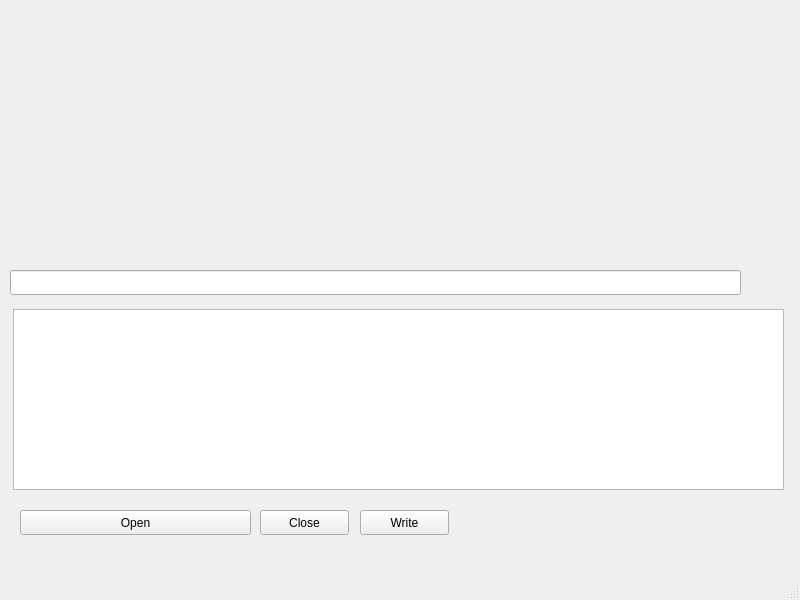
<?xml version="1.0" encoding="UTF-8"?>
<ui version="4.0">
 <class>MainWindow</class>
 <widget class="QMainWindow" name="MainWindow">
  <property name="geometry">
   <rect>
    <x>0</x>
    <y>0</y>
    <width>800</width>
    <height>600</height>
   </rect>
  </property>
  <property name="windowTitle">
   <string>MainWindow</string>
  </property>
  <widget class="QWidget" name="centralwidget">
   <widget class="QPushButton" name="mOpenButton">
    <property name="geometry">
     <rect>
      <x>20</x>
      <y>510</y>
      <width>231</width>
      <height>25</height>
     </rect>
    </property>
    <property name="text">
     <string>Open</string>
    </property>
   </widget>
   <widget class="QTextEdit" name="mMsgBox">
    <property name="geometry">
     <rect>
      <x>13</x>
      <y>309</y>
      <width>771</width>
      <height>181</height>
     </rect>
    </property>
    <property name="readOnly">
     <bool>true</bool>
    </property>
   </widget>
   <widget class="QPushButton" name="mCloseButton">
    <property name="geometry">
     <rect>
      <x>260</x>
      <y>510</y>
      <width>89</width>
      <height>25</height>
     </rect>
    </property>
    <property name="text">
     <string>Close</string>
    </property>
   </widget>
   <widget class="QPushButton" name="mWriteButton">
    <property name="geometry">
     <rect>
      <x>360</x>
      <y>510</y>
      <width>89</width>
      <height>25</height>
     </rect>
    </property>
    <property name="text">
     <string>Write</string>
    </property>
   </widget>
   <widget class="QLineEdit" name="lineEdit">
    <property name="geometry">
     <rect>
      <x>10</x>
      <y>270</y>
      <width>731</width>
      <height>25</height>
     </rect>
    </property>
   </widget>
  </widget>
  <widget class="QMenuBar" name="menubar">
   <property name="geometry">
    <rect>
     <x>0</x>
     <y>0</y>
     <width>800</width>
     <height>22</height>
    </rect>
   </property>
  </widget>
  <widget class="QStatusBar" name="statusbar"/>
 </widget>
 <resources/>
 <connections/>
</ui>
